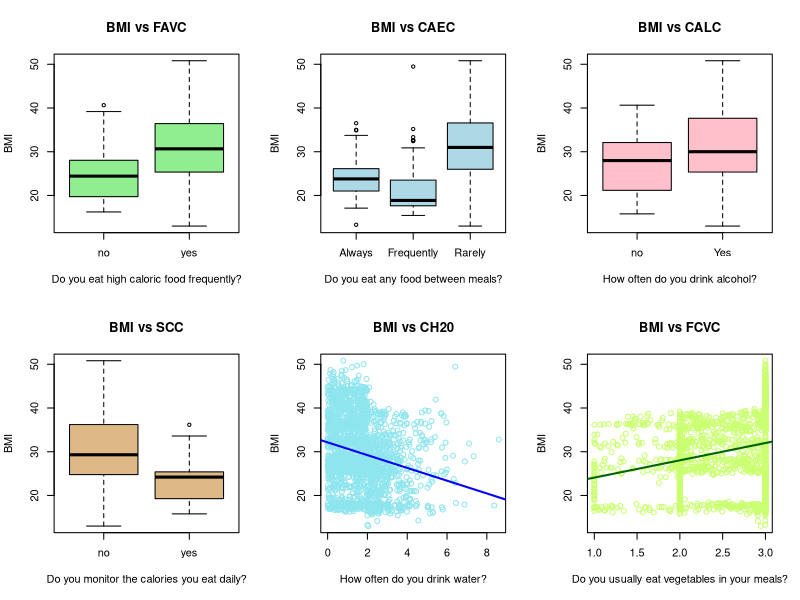
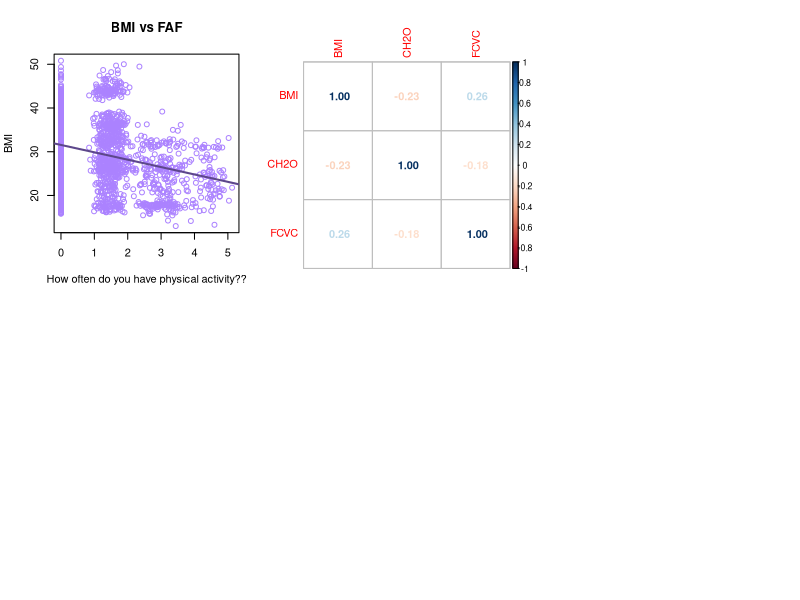

Source code (R) for these figures, in order: (Note: this script raises an error after producing the figures.)
## ---- chunk 1
knitr::opts_chunk$set(message =  FALSE)
knitr::opts_chunk$set(warning =  FALSE)
knitr::opts_chunk$set(error =  FALSE)
bfcolor <- function(x, color) {
  if (knitr::is_latex_output()) {
    sprintf("\\textcolor{%s}{\\textbf{%s}}", color, x)
  } else if (knitr::is_html_output()) {
    sprintf("<span style='color: %s;'><b>%s</b></span>", color, x)
  } else x
}
## ---- chunk 2
data <- read.csv("../data/data-cleaned.csv")

# lambda <- 0.6
# data$BMI <- (data$BMI^lambda - 1) / lambda
model_eating <- lm(BMI~FAVC+ FCVC+ NCP+ CAEC+ CH2O+ SCC+ CALC,data)
s <- summary(model_eating)
knitr::kable(matrix(
  c(s$fstatistic[[1]],s$fstatistic[[2]],s$fstatistic[[3]],
    pf(s$fstatistic[[1]],s$fstatistic[[2]],s$fstatistic[[3]],
       lower.tail = FALSE),s$adj.r.squared),byrow = TRUE,nrow = 1
), col.names = c("F-stat","df1","df2","p-val", "R^2"),
caption="Overall Model Performance", digits = 200)
knitr::kable(s$coefficients, caption="Coefficient Analysis", digits=200)

## ---- chunk 3
data$CALC[data$CALC=="Sometimes"] <- "Yes"
data$CALC[data$CALC=="Frequently"] <- "Yes"

data$CAEC[data$CAEC=="Sometimes"] <- "Rarely"
data$CAEC[data$CAEC=="no"] <- "Rarely"

model_eating_u <- lm(BMI~FAVC+ FCVC+ CAEC+ CH2O+ SCC+ CALC,data) # combined levels with 6 predictors
s<-summary(model_eating_u)
knitr::kable(matrix(
  c(s$fstatistic[[1]],s$fstatistic[[2]],s$fstatistic[[3]],
    pf(s$fstatistic[[1]],s$fstatistic[[2]],s$fstatistic[[3]],
       lower.tail = FALSE),s$adj.r.squared),byrow = TRUE,nrow = 1
), col.names = c("F-stat","df1","df2","p-val", "R^2"),
caption="Overall Model Performance", digits = 200)
knitr::kable(s$coefficients, caption="Coefficient Analysis", digits=200)
## ---- chunk 4
# categorical variables 
par(mfrow = c(2,3))
boxplot(BMI ~ FAVC, data = data, col = "lightgreen", 
        main = "BMI vs FAVC", 
        xlab = 'Do you eat high caloric food frequently?')

boxplot(BMI ~ CAEC, data = data, col = "lightblue", 
        main = "BMI vs CAEC",
        xlab = 'Do you eat any food between meals?')


boxplot(BMI ~ CALC, data = data, col = "pink", 
        main = "BMI vs CALC",
        xlab = 'How often do you drink alcohol?')


boxplot(BMI ~ SCC, data = data, col = "burlywood", 
        main = "BMI vs SCC",
        xlab = 'Do you monitor the calories you eat daily?')

# continuous variables
plot(BMI ~ CH2O, data = data, col = "cadetblue2", main = "BMI vs CH20",
        xlab = 'How often do you drink water?')
model_ch2o <- lm(BMI ~ CH2O, data = data)
abline(model_ch2o, col = "blue", lwd = 2)

plot(BMI ~ FCVC, data = data, col = "darkolivegreen1", main = "BMI vs FCVC",
        xlab = 'Do you usually eat vegetables in your meals?')
model_fcvc <- lm(BMI ~ FCVC, data = data)
abline(model_fcvc, col = "darkgreen", lwd = 2)

plot(BMI ~ FAF, data = data, col = "mediumpurple1", main = "BMI vs FAF",
        xlab = 'How often do you have physical activity??')
model_FAF <- lm(BMI ~ FAF, data = data)
abline(model_FAF, col = "mediumpurple4", lwd = 2)

## ---- chunk 5
#taking the correlation plot of the two continuous variables

library(corrplot)
corrplot_data <- data[, c("BMI", "CH2O", "FCVC")]
cor_matrix <- cor(corrplot_data)
corrplot(cor_matrix, method="number")
## ---- chunk 6
# Fit linear model
BMIonFAF <- lm(BMI ~ FAF, data=obesityData)

# Get the summary of the model
BMIonFAF_summary <- summary(BMIonFAF)

# Format the coefficients and p-values
formatted_coefficients <- matrix(as.character(signif(
  BMIonFAF_summary$coefficients, 4)), ncol = 4)

colnames(formatted_coefficients) <- c("Estimate", "Std. Error",
                                      "t value", "p-value")
rownames(formatted_coefficients) <- c('Intercept',
                                      'Frequency of\nphysical activity')


kable(formatted_coefficients,
      caption = 'Fig. X: Simple Linear Regression of BMI on Frequency of Physical Activity')
## ---- chunk 7
# Generate residual plot
# Create residuals and fitted values
residuals <- resid(BMIonFAF)
fitted_values <- fitted(BMIonFAF)

data.frame(fitted_values, residuals) %>% 
  ggplot(aes(x = fitted_values,
             y = residuals)) +
  geom_point() +
  labs(title = "Fig. Y: Residuals vs Fitted Values",
       x = "Fitted Values",
       y = "Residuals") +
  theme_minimal()
## ---- chunk 8
write.csv(obesityData, "../data/data-cleaned.csv", row.names = FALSE)
## ---- chunk 9
full_model <- lm(BMI ~ FAVC + FCVC +NCP+ CAEC 
                 , data = data)
summary(full_model)
## ---- chunk 10
model_stepwise <- step(lm(BMI ~1, data = data), direction = "both", scope = formula(full_model))
## ---- chunk 11
backward_model <- step(full_model, direction = "backward", )
backward_model
## ---- chunk 12
forward_model <- step(lm(BMI ~1, data = data), direction = "forward", scope = formula(full_model))
forward_model
## ---- chunk 13
# lambda <- 0.6
# data$BMI <- (data$BMI^lambda - 1) / lambda
model_eating <- lm(BMI~FAVC+ FCVC+ NCP+ CAEC+ CH2O+ SCC+ CALC,data)
s <- summary(model_eating)
knitr::kable(matrix(
  c(s$fstatistic[[1]],s$fstatistic[[2]],s$fstatistic[[3]],
    pf(s$fstatistic[[1]],s$fstatistic[[2]],s$fstatistic[[3]],
       lower.tail = FALSE),s$adj.r.squared),byrow = TRUE,nrow = 1
), col.names = c("F-stat","df1","df2","p-val", "R^2"),
caption="Overall Model Performance", digits = 200)
knitr::kable(s$coefficients, caption="Coefficient Analysis", digits=200)
## ---- chunk 14
data$CALC[data$CALC=="Sometimes"] <- "Yes"
data$CALC[data$CALC=="Frequently"] <- "Yes"

data$CAEC[data$CAEC=="Sometimes"] <- "Rarely"
data$CAEC[data$CAEC=="no"] <- "Rarely"

model_eating_u <- lm(BMI~FAVC+ FCVC+ CAEC+ CH2O+ SCC+ CALC,data)
s<-summary(model_eating_u)
knitr::kable(matrix(
  c(s$fstatistic[[1]],s$fstatistic[[2]],s$fstatistic[[3]],
    pf(s$fstatistic[[1]],s$fstatistic[[2]],s$fstatistic[[3]],
       lower.tail = FALSE),s$adj.r.squared),byrow = TRUE,nrow = 1
), col.names = c("F-stat","df1","df2","p-val", "R^2"),
caption="Overall Model Performance", digits = 200)
knitr::kable(s$coefficients, caption="Coefficient Analysis", digits=200)
## ---- chunk 15
par(mfrow = c(2, 2))
plot(model_eating_u)
## ---- chunk 16
output <- matrix(
  c("Residuals vs. Fitted", "Funnel Shape indicates heteroscedasticity. No curvature to indicate nonlinearity",
    "Q-Q", "Vast majority of the points are on the line -- apears normal",
    "Scale-Location", "Funnel shape indicates heteroscedasticity",
    "residuals vs. Leverage", "Entry 345 possible influential point"),
  byrow=TRUE,nrow=4
)
knitr::kable(output,caption="Plot Interpretation")
## ---- chunk 17
library(MASS)
suppressWarnings({
bc <- boxcox(model_eating_u, lambda=seq(-2,2,by=0.1),plotit=FALSE)
})
best_lambda <- bc$x[which.max(bc$y)]

data$BMI <- (data$BMI^best_lambda - 1) / best_lambda
model_eating_u <- lm(BMI~FAVC+ FCVC+ CAEC+ CH2O+ SCC+ CALC,data)
par(mfrow = c(2, 2))
plot(model_eating_u)
par(mfrow = c(2, 2))
